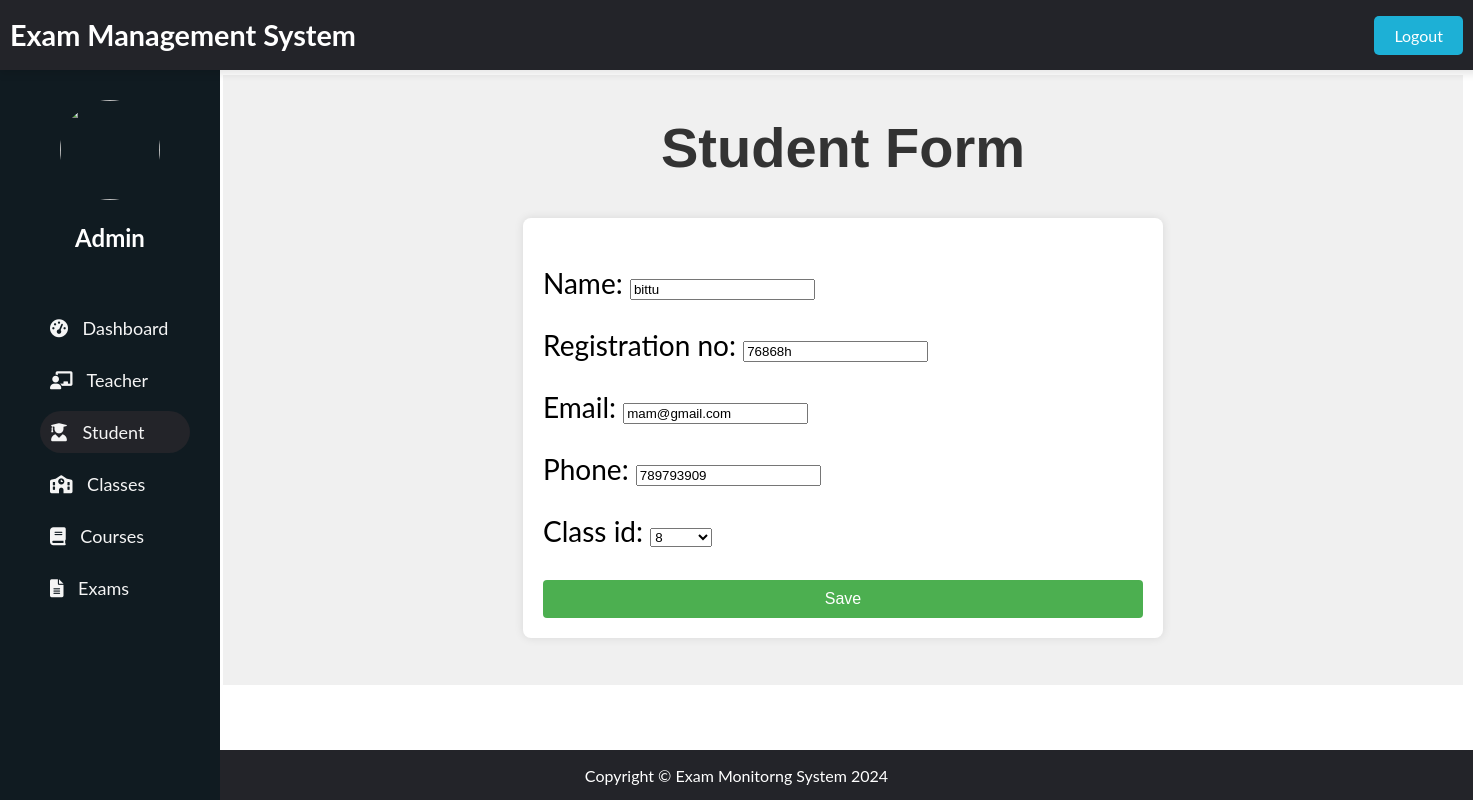
The app's page /adminpanel/students/update/6/ with its own data.
### admin_panel/models.py (models this page shows, shortened)
class Student(models.Model):
    student_id = models.AutoField(primary_key=True)
    name = models.CharField(max_length=100)
    face_image = models.BinaryField(null=True, blank=True)
    registration_no = models.CharField(max_length=50)
    email = models.EmailField()
    phone = models.CharField(max_length=15)
    class_id = models.ForeignKey(Class, null=True, blank=True, on_delete=models.SET_NULL)

class Class(models.Model):
    class_id = models.AutoField(primary_key=True)
    name = models.CharField(max_length=100)
    courses = models.ManyToManyField(Course, blank=True)
    exams = models.ManyToManyField(Exam, blank=True)
    def __str__(self) -> str:
        return self.name

### admin_panel/views.py (the view)
# urls.py: path('students/update/<int:pk>/', views.student_update, name='student_update'),
def student_update(request, pk):
    student = get_object_or_404(Student, pk=pk)
    if request.method == 'POST':
        form = StudentForm(request.POST, instance=student)
        if form.is_valid():
            form.save()
            return redirect('student_list')
    else:
        form = StudentForm(instance=student)
    return render(request, 'students/student_form.html', {'form': form})

### admin_panel/forms.py
class StudentForm(forms.ModelForm):
    class Meta:
        model = Student
        fields = ['name', 'registration_no', 'email', 'phone', 'class_id',]

### admin_panel/templates/students/student_form.html (shortened to what this page needs)
{% extends "dashboard/index.html" %}
{% block header %}
    {% include "dashboard/header.html" %}
{% endblock header %}
{% block sidenav %}
    {% include "students/sidenav.html" %}
{% endblock sidenav %}
{% block main %}
    <h1 class="main-heading">Student Form</h1>
    <form method="post" class="form-container">
        {{ form.as_p }}
        <button type="submit" class="submit-button">Save</button>
    </form>
{% endblock main %}
{% block footer %}
    {% include "dashboard/footer.html" %}
{% endblock footer %}

### admin_panel/static/css/index.css (style rules this page uses)
body { font-family: "Lato", sans-serif; }

### admin_panel/templates/students/student_form.html (style rules this page uses)
.main-heading { font-family: Arial, sans-serif; color: #333; text-align: center; margin-top: 20px; }
.form-container { max-width: 600px; margin: 0 auto; padding: 20px; background-color: #fff; box-shadow: 0 0 10px rgba(0, 0, 0, 0.1); border-radius: 8px; }
.submit-button { width: 100%; padding: 10px; background-color: #4CAF50; color: white; border: none; border-radius: 4px; font-family: Arial, sans-serif; font-size: 16px; cursor: pointer; transition: background-color 0.3s ease; }

### records on screen
Student: name "bittu", registration_no "76868h", email "mam@gmail.com", phone "789793909"
Class: class_id "8"
